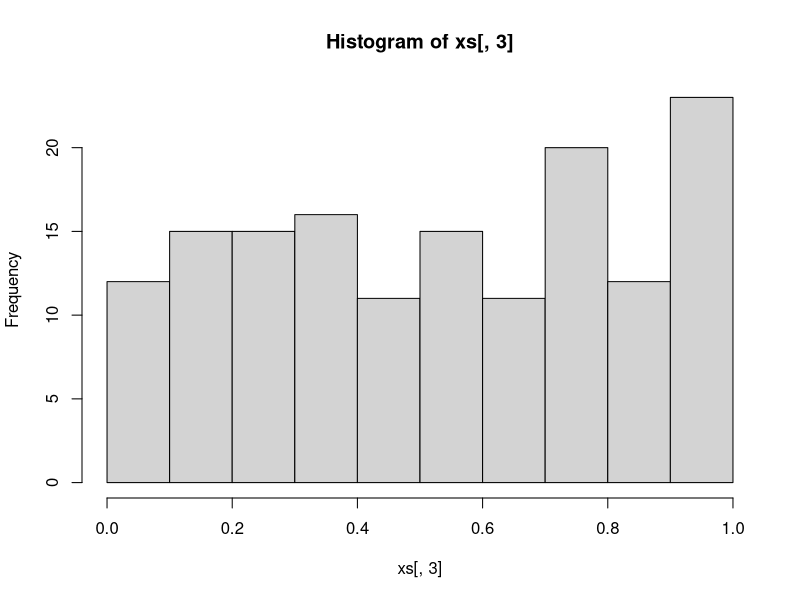

Recreate this plot in R.
#Tugas Pertemuan 2 Teknik Simulasi 
#Syifa Aulia_B2A020051
#Z0=21139, a=45, m=417, c=437, n=150, p=0.83

Additive_RNG<-function(a,z0,c,m,n){
  xs<-matrix(NA,n,3)
  colnames(xs)<-c("aZ(i-1)+c","Xs","Us")
  for (s in 1:n) 
  {
    xs[s,1]<-(a*z0+c)
    xs[s,2]<-xs[s,1]%%m
    xs[s,3]<-xs[s,2]/m
    z0<-xs[s,2]
  }
  hist(xs[,3])
  View(xs)
}
Additive_RNG(45,21139,150,21139,150)

#Bernoulli_2
bernouli_2<-function(n,p){
  s<-n
  p<-p
  X<-runif(n)
  Y<-(X<=p)+0
  (tabel<-table(Y)/length(Y))
}
View(bernouli_2(150,0.83))
View(bernouli_2(6900,0.83))
View(bernouli_2(14704,0.83))

     